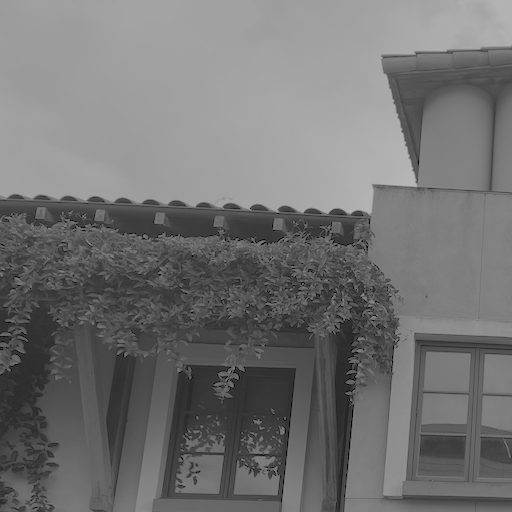
#> input picture hw1/upperleftcorner.png, 512 x 512 px
$ python qTwo.py
#> lines starting #> are read from the running program, lines starting #| are printed output that depends on the picture
import numpy as np
import skimage as ski
import matplotlib
import matplotlib.pyplot as plt
import os

def downSampleByHalf(image):
    return image[::2,::2]

def gaussianAndList(list):
    gaussianCurrentLevel = downSampleByHalf(ski.filters.gaussian(list[-1])) #downsample a gaussian convoluted image
    list.append(gaussianCurrentLevel) #add it to the list

def laplacianAndList(laplacianList, gaussianList, index):
    laplacianCurrentLevel = np.subtract(gaussianList[index], ski.filters.gaussian(gaussianList[index], sigma = 1))
    #subtract one level of gaussian pyramid with the gaussian convoluted version of itself
    laplacianList.append(laplacianCurrentLevel)

pathToBase = os.path.join(os.getcwd(),"upperleftcorner.png") #path to greyscale kavli upperleft corner

baseLevel = ski.io.imread(pathToBase) #read image into baseLevel variable
#> baseLevel is the input picture: shape (512, 512, 4); mean R, G, B, A 114.2, 114.2, 114.2, 255

baseLevel = baseLevel[:, :, 0] #remove any rgba value
#> baseLevel: shape (512, 512)
baseLevel = baseLevel.astype(np.double) #ensure double values

gaussianList = [] #to store gaussian pyramid images

laplacianList = [] #to store laplacian pyramid images

gaussianLevel0 = ski.filters.gaussian(baseLevel, sigma = 1) #512x512 gaussianed image, sigma = 1

laplacianLevel0 = np.subtract(baseLevel, gaussianLevel0)
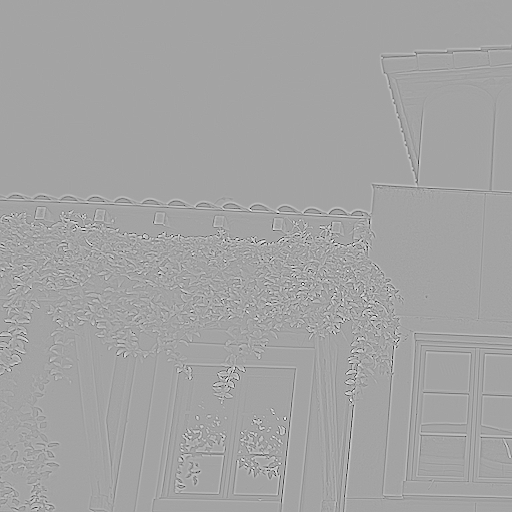
#> laplacianLevel0: shape (512, 512) float64; min -87.2, max 48.67, mean 0; drawn with min black and max white

laplacianList.append(laplacianLevel0)

gaussianList.append(gaussianLevel0)

for i in range(0,4):#generate downsampled and gaussianed from 512 -> 32 halfed each time
    gaussianAndList(gaussianList)
#> this loop made 4 passes
#> pass 2, in gaussianAndList (call 2), `gaussianCurrentLevel = downSampleByHalf(ski.filters.gaussian(list[-1]))`:
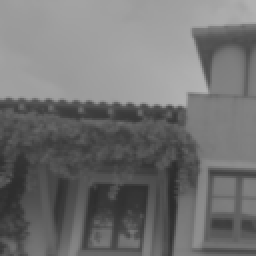
#> gaussianCurrentLevel: shape (128, 128) float64 (shown 2 times larger); min 43.84, max 180.7, mean 114.3

for i in range(0,5):
    laplacianAndList(laplacianList,gaussianList, i)
#> this loop made 5 passes
#> pass 1, in laplacianAndList, `laplacianCurrentLevel = np.subtract(gaussianList[index], ski.filters.g..`:
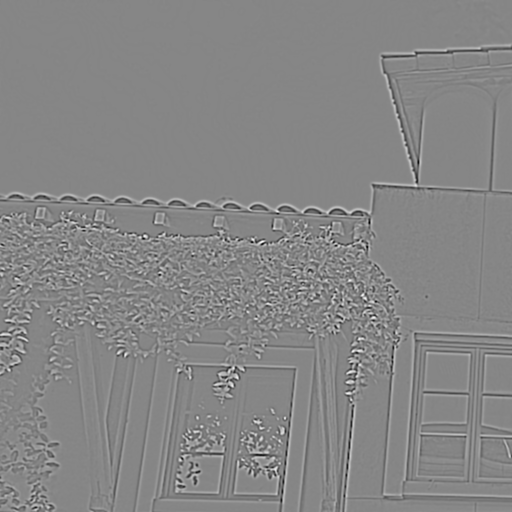
#> laplacianCurrentLevel: shape (512, 512) float64; min -15.67, max 14.14, mean -6.23e-05; drawn with min black and max white
#> pass 2, in laplacianAndList (call 2), `laplacianCurrentLevel = np.subtract(gaussianList[index], ski.filters.g..`:
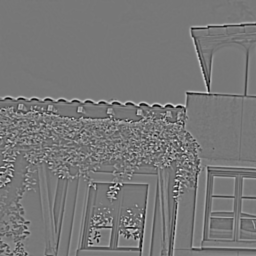
#> laplacianCurrentLevel: shape (256, 256) float64; min -17.41, max 19.65, mean -0.000356; drawn with min black and max white
#> pass 3, in laplacianAndList (call 3), `laplacianCurrentLevel = np.subtract(gaussianList[index], ski.filters.g..`:
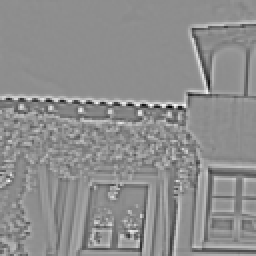
#> laplacianCurrentLevel: shape (128, 128) float64 (shown 2 times larger); min -23.81, max 18.92, mean -0.00228; drawn with min black and max white

dpi = 100

for i in gaussianList: #display using matplotlib so i can download them
    #configure matplotlib to show only the image in its true size and no plot borders
    height, width = i.shape[:2]
    figsize = width / dpi, height / dpi
    plt.figure(figsize=figsize, dpi=dpi)
    plt.imshow(i, cmap = 'gray', interpolation = 'nearest')
    plt.axis("off")
    plt.tight_layout(pad = 0)
    #label and show the image
    print(i.shape, "gaussian")
    plt.show()
#> this loop made 5 passes
#> (height, width, figsize) on passes 1 to 5: (512, 512, (5.12, 5.12)), (256, 256, (2.56, 2.56)), (128, 128, (1.28, 1.28)), (64, 64, (0.64, 0.64)), (32, 32, (0.32, 0.32))
#| (512, 512) gaussian
#| (256, 256) gaussian
#| (128, 128) gaussian
#| (64, 64) gaussian
#| (32, 32) gaussian


for i in laplacianList:
    #configure matplotlib to show only the image in its true size and no plot borders
    height, width = i.shape[:2]
    figsize = width / dpi, height / dpi
    plt.figure(figsize=figsize, dpi=dpi)
    plt.imshow(i, cmap = 'gray', interpolation = 'nearest')
    plt.axis("off")
    plt.tight_layout(pad = 0)
    #label and show the image
    print(i.shape, "laplacian")
    plt.show()
#> this loop made 6 passes
#| (512, 512) laplacian
#| (512, 512) laplacian
#| (256, 256) laplacian
#| (128, 128) laplacian
#| (64, 64) laplacian
#| (32, 32) laplacian
